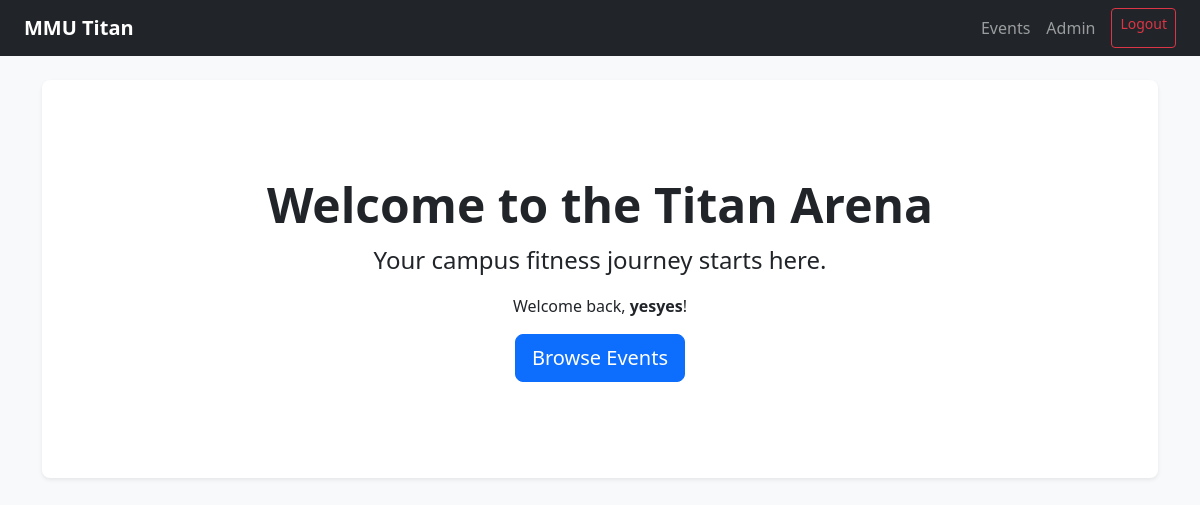
Before: / (signed in) with the older database file.
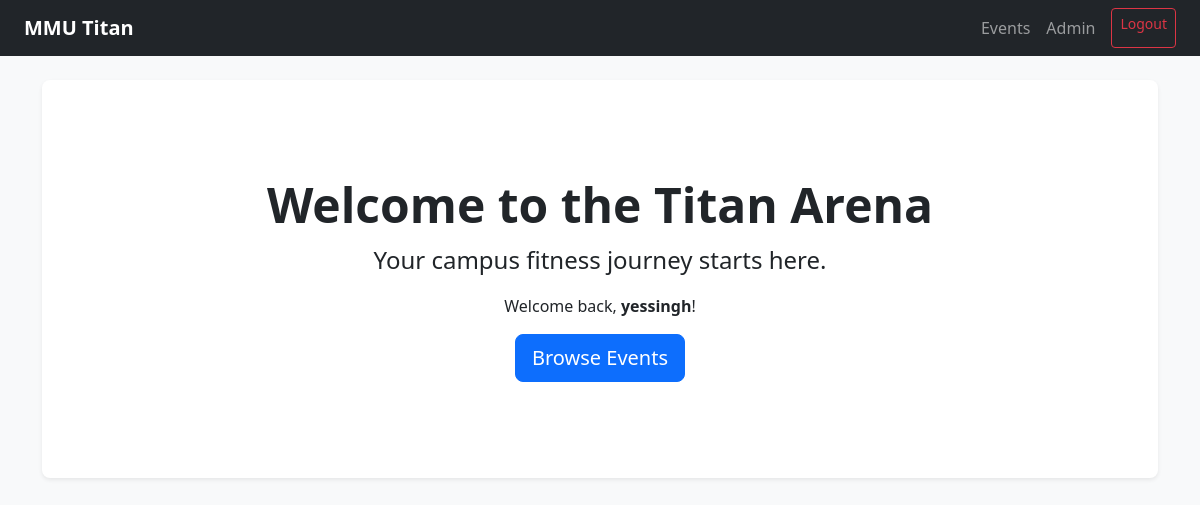
After: the same page with the newer database file.
### mmutitan/models.py (models this page shows)
class User(UserMixin, db.Model):
    id = db.Column(db.Integer, primary_key=True)
    name = db.Column(db.String(100), nullable=False)
    email = db.Column(db.String(120), unique=True, nullable=False)
    password = db.Column(db.String(200), nullable=False)
    faculty = db.Column(db.String(100))
    year = db.Column(db.Integer)
    sport_preferences = db.Column(db.String(200))
    profile_photo = db.Column(db.String(200), default='default.jpg')
    is_admin = db.Column(db.Boolean, default=False)
    created_at = db.Column(db.DateTime, default=datetime.utcnow)
    badges = db.relationship('Badge', secondary=user_badges, backref=db.backref('users', lazy='dynamic'))

### mmutitan/app.py (the view)
    @app.route('/')
    def home():
        return render_template('home.html')

### mmutitan/models.py (called while the page is built)
@login_manager.user_loader
def load_user(user_id):
    return User.query.get(int(user_id))

### mmutitan/templates/home.html
{% extends "base.html" %}
{% block content %}
<div class="p-5 mb-4 bg-white rounded-3 shadow-sm text-center">
    <div class="container-fluid py-5">
        <h1 class="display-5 fw-bold">Welcome to the Titan Arena</h1>
        <p class="fs-4">Your campus fitness journey starts here.</p>
        {% if not current_user.is_authenticated %}
            <a href="{{ url_for('register') }}" class="btn btn-danger btn-lg">Join the Titans</a>
        {% else %}
            <p>Welcome back, <strong>{{ current_user.name }}</strong>!</p>
            <a href="{{ url_for('list_events') }}" class="btn btn-primary btn-lg">Browse Events</a>
        {% endif %}
    </div>
</div>
{% endblock %}

Changed rows visible on the page:
changed User: name "yesyes" → "yessingh"
